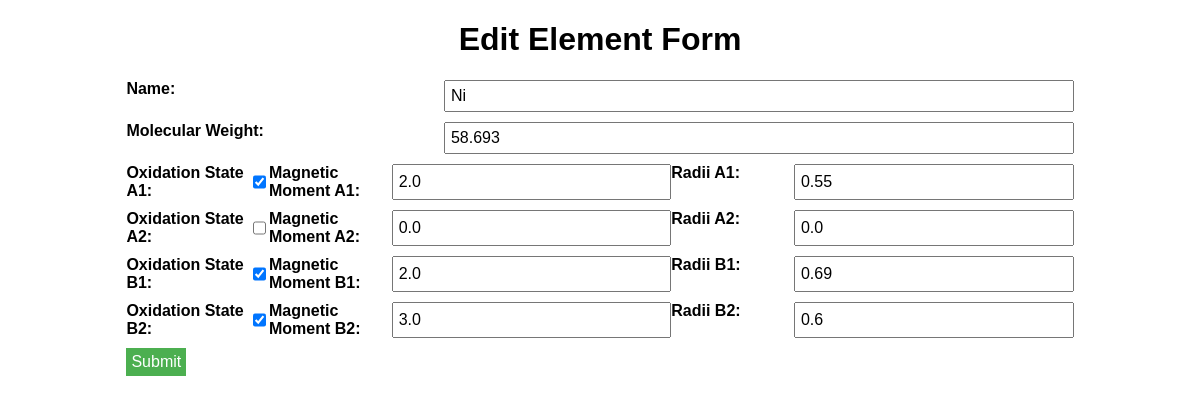
Screenshot of /edit/Ni with the database file from the repository.
### tables this page shows
CREATE TABLE elements (
            name TEXT PRIMARY KEY,
            molecular_weight REAL,
            oxidation_state_a1 BOOL,
            magnetic_moment_a1 REAL,
            radii_a1 REAL,
            oxidation_state_a2 BOOL,
            magnetic_moment_a2 REAL,
            radii_a2 REAL,
            oxidation_state_b1 BOOL,
            magnetic_moment_b1 REAL,
            radii_b1 REAL,
            oxidation_state_b2 BOOL,
            magnetic_moment_b2 REAL,
            radii_b2 REAL
        );

### database.py (the view)
@app.route('/edit/<name>')
def edit(name):
    conn = get_db_connection()
    cursor = conn.cursor()
    cursor.execute('SELECT * FROM elements WHERE name = ?', (name,))
    element = cursor.fetchone()
    conn.close()
    return render_template('add.html', element=element)

### database.py (called while the page is built)
def get_db_connection():
    conn = sqlite3.connect(DATABASE)
    conn.row_factory = sqlite3.Row
    return conn

### templates/add.html (shortened to what this page needs)
<!DOCTYPE html>
<html lang="en">
<head>
    <link rel="stylesheet" href="{{ url_for('static', filename='css/database.css') }}">
</head>
<body>
<div class="container">
    <h1>{{ 'Edit' if element else 'New' }} Element Form</h1>
    <form method="POST" action="{{ url_for('submit') }}">
        <div class="form-row">
            <label for="name">Name:</label>
            <input type="text" id="name" name="name" value="{{ element['name'] if element else '' }}" {{ 'readonly' if element else '' }} required>
        </div>
        <div class="form-row">
            <label for="molecular_weight">Molecular Weight:</label>
            <input type="number" id="molecular_weight" name="molecular_weight" step="0.001" value="{{ element['molecular_weight'] if element else '' }}" required>
        </div>
        <div class="form-row">
            <label for="oxidation_state_a1">Oxidation State A1:</label>
            <input type="checkbox" id="oxidation_state_a1" name="oxidation_state_a1" {{ 'checked' if element and element['oxidation_state_a1'] else '' }}>
            <label for="magnetic_moment_a1">Magnetic Moment A1:</label>
            <input type="number" id="magnetic_moment_a1" name="magnetic_moment_a1" step="0.001" value="{{ element['magnetic_moment_a1'] if element else '' }}">
            <label for="radii_a1">Radii A1:</label>
            <input type="number" id="radii_a1" name="radii_a1" step="0.001" value="{{ element['radii_a1'] if element else '' }}">
        </div>
        <div class="form-row">
            <label for="oxidation_state_a2">Oxidation State A2:</label>
            <input type="checkbox" id="oxidation_state_a2" name="oxidation_state_a2" {{ 'checked' if element and element['oxidation_state_a2'] else '' }}>
            <label for="magnetic_moment_a2">Magnetic Moment A2:</label>
            <input type="number" id="magnetic_moment_a2" name="magnetic_moment_a2" step="0.001" value="{{ element['magnetic_moment_a2'] if element else '' }}">
            <label for="radii_a2">Radii A2:</label>
            <input type="number" id="radii_a2" name="radii_a2" step="0.001" value="{{ element['radii_a2'] if element else '' }}">
        </div>
        <div class="form-row">
            <label for="oxidation_state_b1">Oxidation State B1:</label>
            <input type="checkbox" id="oxidation_state_b1" name="oxidation_state_b1" {{ 'checked' if element and element['oxidation_state_b1'] else '' }}>
            <label for="magnetic_moment_b1">Magnetic Moment B1:</label>
            <input type="number" id="magnetic_moment_b1" name="magnetic_moment_b1" step="0.001" value="{{ element['magnetic_moment_b1'] if element else '' }}">
            <label for="radii_b1">Radii B1:</label>
            <input type="number" id="radii_b1" name="radii_b1" step="0.001" value="{{ element['radii_b1'] if element else '' }}">
        </div>
        <div class="form-row">
            <label for="oxidation_state_b2">Oxidation State B2:</label>
            <input type="checkbox" id="oxidation_state_b2" name="oxidation_state_b2" {{ 'checked' if element and element['oxidation_state_b2'] else '' }}>
            <label for="magnetic_moment_b2">Magnetic Moment B2:</label>
            <input type="number" id="magnetic_moment_b2" name="magnetic_moment_b2" step="0.001" value="{{ element['magnetic_moment_b2'] if element else '' }}">
            <label for="radii_b2">Radii B2:</label>
            <input type="number" id="radii_b2" name="radii_b2" step="0.001" value="{{ element['radii_b2'] if element else '' }}">
        </div>
        <div class="form-row">
            <input type="submit" value="Submit">
        </div>
    </form>
</div>
</body>
</html>

### static/css/database.css (style rules this page uses)
body { font-family: Arial, sans-serif; }
.container { width: 80%; margin: auto; }
h1 { text-align: center; }
form { width: 100%; margin: 20px 0; }
.form-row { display: flex; justify-content: space-between; margin-bottom: 10px; }
label { width: 30%; font-weight: bold; }
input[type="text"], input[type="number"], input[type="submit"] { width: 65%; padding: 5px; font-size: 16px; }
input[type="submit"] { width: auto; background-color: #4CAF50; color: white; border: none; cursor: pointer; }

### rows the page displays
elements: name "Ni", molecular_weight "58.693", magnetic_moment_a1 "2.0", radii_a1 "0.55", magnetic_moment_a2 "0.0", radii_a2 "0.0", magnetic_moment_b1 "2.0", radii_b1 "0.69", magnetic_moment_b2 "3.0", radii_b2 "0.6"

### other values shown
{{ 'Edit' if element else 'New' }} "Edit"
